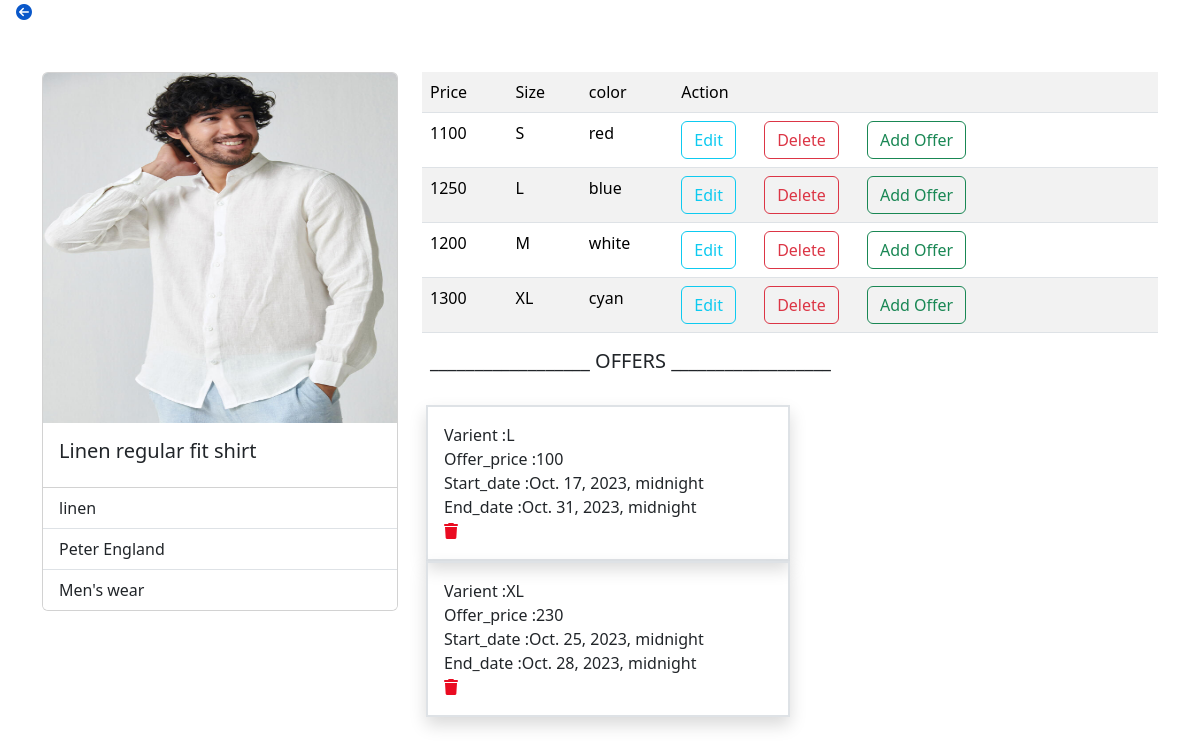
Screenshot of /cloth/1/detail (signed in) with the database file from the repository.
### yousta/models.py (models this page shows, shortened)
class Cloths(models.Model):
    category=models.ForeignKey(Category,on_delete=models.SET_NULL,null=True)
    name=models.CharField(max_length=200)
    options=(
        ("linen","linen"),
        ("cotton","cotton"),
        ("satin","satin"),
        ("nylon","nylon"),
        ("polyster","polyster"),
        ("silk","silk")
    )
    material=models.CharField(max_length=200,choices=options,default="cotton")
    image=models.ImageField(upload_to="images")
    brand=models.CharField(max_length=200)

class Category(models.Model):
    name=models.CharField(max_length=200,unique=True)
    is_active=models.BooleanField(default=True)
    def __str__(self):
        return self.name

class ClothVarients(models.Model):
    price=models.PositiveIntegerField()
    color=models.CharField(max_length=100)
    options=(
        ("S","S"),
        ("M","M"),
        ("L","L"),
        ("XL","XL"),
        ("XXl","XXL")
    )
    size=models.CharField(max_length=200,choices=options,default="M")
    cloth=models.ForeignKey(Cloths,on_delete=models.CASCADE)

class Offers(models.Model):
    clothvarient=models.ForeignKey(ClothVarients,on_delete=models.CASCADE)
    price=models.PositiveIntegerField()
    start_date=models.DateTimeField()
    due_date=models.DateTimeField()

### yousta/views.py (the view)
# urls.py: path("cloth/<int:pk>/detail",ClothDetailView.as_view(),name="cloth-detail"),
@method_decorator(decs,name="dispatch")
class ClothDetailView(DetailView):
    template_name="yousta/cloth_detail.html"
    model=Cloths
    context_object_name="cloth"

### yousta/views.py (called while the page is built)
def signin_required(fn):
    def wrapper(request,*args,**kwargs):
        if not request.user.is_authenticated:
            messages.error(request,"invalid session!..please login")
            return redirect("signin")
        else:
            return fn(request,*args,**kwargs)
    return wrapper

def is_admin(fn):
    def wrapper(request,*args,**kwargs):
        if not request.user.is_superuser:
            messages.error(request,"Permission denied for current user !")
            return redirect("signin")
        else:
            return fn(request,*args,**kwargs)
    return wrapper

### yousta/templates/yousta/cloth_detail.html (shortened to what this page needs)
<!DOCTYPE html>
<html lang="en">
<head>
    <link href="https://cdn.jsdelivr.net/npm/bootstrap@5.3.2/dist/css/bootstrap.min.css" rel="stylesheet">
</head>
<body style="height: 100vh;">
    <a href="{%url 'cloth-list'%}" class="p-3"><i class="fa-solid fa-circle-arrow-left"></i></a>
    <div class="container">
        <div class="row">
            <div class="col-4">
                <div class="card mt-5" style="width:100%">
                    <img src="{{cloth.image.url}}" class="card-img-top" alt="..." height="350px" width="250px">
                    <div class="card-body">
                    <h5 class="card-title">{{cloth.name}}</h5>
                    </div>
                    <ul class="list-group list-group-flush">
                    <li class="list-group-item">{{cloth.material}}</li>
                    <li class="list-group-item">{{cloth.brand}}</li>
                    <li class="list-group-item">{{cloth.category}}</li>
                    </ul>
                </div>
            </div>
            <div class="col-8 mt-5">
                <table class="table table-striped">
                    <tr>
                        <td>Price</td>
                        <td>Size</td>
                        <td>color</td>
                        <td>Action</td>
                    </tr>
                    {%for v in cloth.clothvarients_set.all%}
                        <tr>
                            <td>{{v.price}}</td>
                            <td>{{v.size}}</td>
                            <td>{{v.color}}</td>
                            <td>
                                <a href="{%url 'edit-varient' v.id%}" class="btn btn-outline-info me-4">Edit</a>
                                <a href="{%url 'remove-varient' v.id%}" class="btn btn-outline-danger me-4">Delete</a>
                                <a href="{%url 'offer-add' v.id%}" class="btn btn-outline-success">Add Offer</a>
                            </td>
                        </tr>
                    {%endfor%}
                </table>
                <h5 class="mt-3 mb-3 ps-2">__________________ OFFERS __________________</h5>
                <div class="row mb-4 p-3">
                    {%for v in cloth.clothvarients_set.all%}
                        {%for o in v.offers_set.all%}
                            <div class="col-6 border border-2 border shadow p-3">
                                <div>Varient :{{v.size}}</div>
                                <div>Offer_price :{{o.price}}</div>
                                <div>Start_date :{{o.start_date}}</div>
                                <div>End_date :{{o.due_date}}</div>
                                <div><a href="{%url 'offer-remove' o.id %}"><i class="fa-solid fa-trash" style="color: #ea0b21;"></i></a></div>
                            </div>
                            <div class="col-3"></div>
                            <div class="col-3"></div>
                        {%endfor%}
                    {%endfor%}
                </div>
            </div>
        </div>
    </div>
</body>
</html>

### rows the page displays
Cloths: image (picture), name "Linen regular fit shirt", material "linen", brand "Peter England", category "Men's wear"
ClothVarients: price "1100", size "S", color "red"
ClothVarients: price "1250", size "L", color "blue"
ClothVarients: price "1200", size "M", color "white"
ClothVarients: price "1300", size "XL", color "cyan"
Offers: price "100", start_date "Oct. 17, 2023, midnight", due_date "Oct. 31, 2023, midnight"
Offers: price "230", start_date "Oct. 25, 2023, midnight", due_date "Oct. 28, 2023, midnight"
